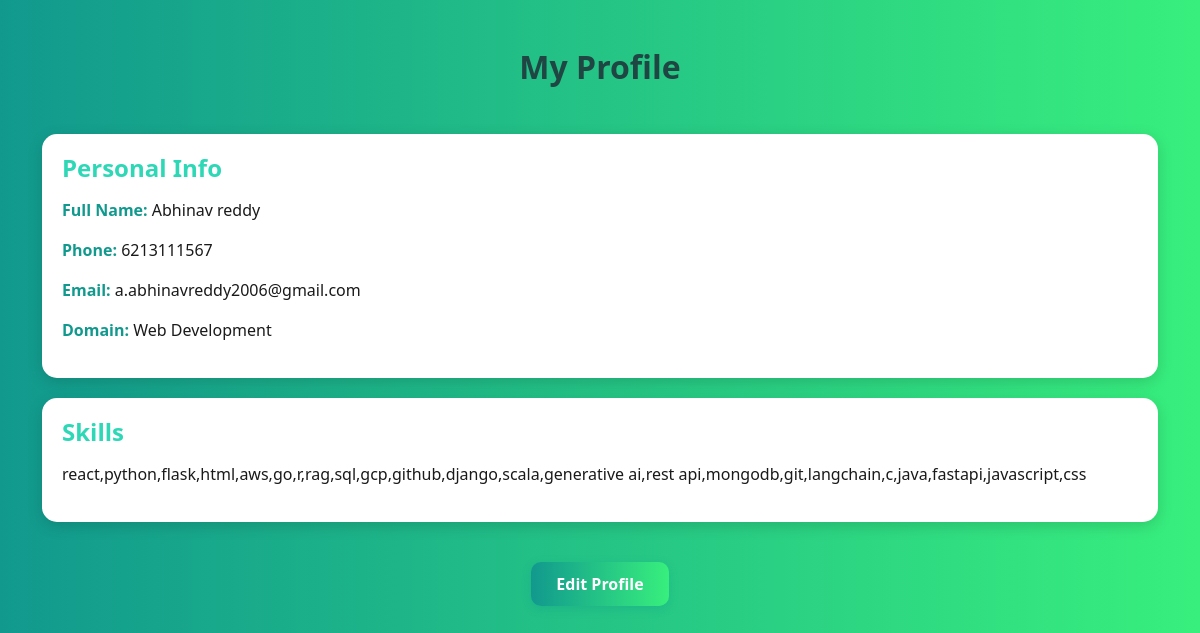
Screenshot of /profile (signed in) with the database file from the repository.
### tables this page shows
CREATE TABLE users (
            id INTEGER PRIMARY KEY AUTOINCREMENT,
            username TEXT UNIQUE NOT NULL,
            email TEXT UNIQUE NOT NULL,
            password TEXT NOT NULL,
            fullname TEXT,
            contact TEXT,
            resume TEXT,
            skills TEXT,
            domain TEXT
        );

### app.py (the view)
@app.route("/profile")
def profile():
    if "user_id" not in session:
        return redirect(url_for("login"))
    conn = get_db_connection()
    user = conn.execute("SELECT * FROM users WHERE id = ?", (session["user_id"],)).fetchone()
    conn.close()
    return render_template("profile.html", user=user)

### app.py (called while the page is built)
def get_db_connection():
    conn = sqlite3.connect("users.db")
    conn.row_factory = sqlite3.Row
    return conn

### templates/profile.html (shortened to what this page needs)
<!DOCTYPE html>
<html lang="en">
<head>
<link href="https://cdn.jsdelivr.net/npm/bootstrap@5.3.2/dist/css/bootstrap.min.css" rel="stylesheet">
</head>
<body class="container py-5">
<h2 class="text-center mb-5">My Profile</h2>
<div class="section-card">
  <h4>Personal Info</h4>
  <p><b>Full Name:</b> {{ user[4] }}</p>
  <p><b>Phone:</b> {{ user[5] }}</p>
  <p><b>Email:</b> {{ user[2] }}</p>
  <p><b>Domain:</b> {{ user[8] }}</p>
</div>
<div class="section-card">
  <h4>Skills</h4>
  {% if user[7] %}
    <p>{{ user[7] }}</p>
  {% else %}
    <p>No skills extracted.</p>
  {% endif %}
</div>
<div class="text-center">
  <a href="{{ url_for('edit_profile') }}" class="btn btn-custom">Edit Profile</a>
</div>
</body>
</html>

### templates/profile.html (style rules this page uses)
body { background: linear-gradient(to right, #11998e, #38ef7d); color: #1a1a1a; font-family: "Segoe UI", Tahoma, Geneva, Verdana, sans-serif; min-height: 100vh; }
.section-card { background: #ffffff; padding: 20px; border-radius: 15px; margin-bottom: 20px; box-shadow: 0 4px 15px rgba(0,0,0,0.15); transition: transform 0.3s, box-shadow 0.3s; }
h2 { color: #1f4643; font-weight: 700; }
h4 { color: #2ed8b6; margin-bottom: 15px; font-weight: 600; }
p b { color: #11998e; }
.btn-custom { background: linear-gradient(to right, #11998e, #38ef7d); color: #ffffff; font-weight: bold; margin-top: 20px; padding: 10px 25px; border-radius: 10px; transition: 0.3s; border: none; box-shadow: 0 3px 10px rgba(17, 153, 142, 0.3); }

### rows the page displays
users: fullname "Abhinav reddy", contact "6213111567", email "a.abhinavreddy2006@gmail.com", domain "Web Development", skills "react,python,flask,html,aws,go,r,rag,sql,gcp,github,django,scala,generative ai,rest api,mongodb,git,langchain,c,java,fastapi,javascript,css"
